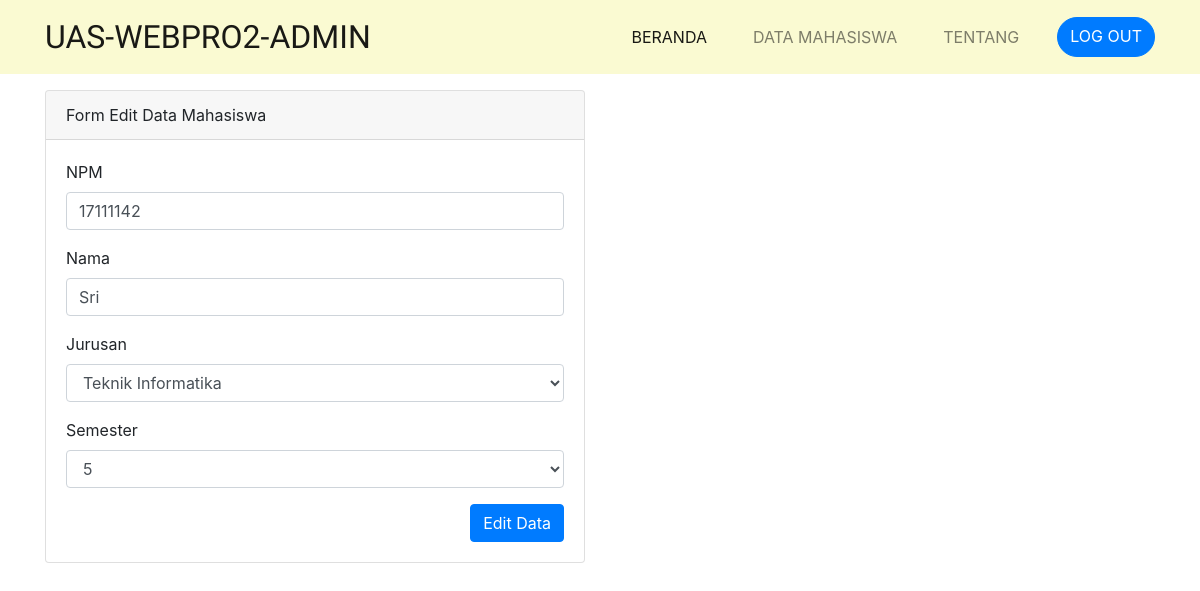
/admin/ubah/1, run on the app's committed database.
### tables this page shows
CREATE TABLE `data_mahasiswa` (
  `id` int(11) NOT NULL,
  `npm` int(12) NOT NULL,
  `nama` varchar(50) NOT NULL,
  `jurusan` varchar(50) NOT NULL,
  `semester` int(5) NOT NULL
);

### application/controllers/Admin.php (called while the page is built, shortened)
<?php
class Admin extends CI_Controller
{
	public function ubah($id)
	{
		$data['title'] = 'EDIT DATA MAHASISWA';
		$data['data_mahasiswa'] = $this->Mahasiswa_model->getMahasiswaById($id);
		$data['jurusan'] = ['Teknik Informatika', 'Teknik Industri', 'Desain Komunikasi Visual'];
		$data['semester'] = ['1', '2', '3', '4', '5', '6', '7', '8'];
		$this->form_validation->set_rules('npm', 'Npm', 'required|numeric', ['required' => 'NPM Harus Diisi', 'numeric' => 'NPM Harus Angka']);
		$this->form_validation->set_rules('nama', 'Nama', 'required', ['required' => 'Nama Harus Diisi']);
		if ($this->form_validation->run() == false) {
			$this->load->view('admin/headadm', $data);
			$this->load->view('admin/ubah', $data);
		} else {
			$this->Mahasiswa_model->ubahDataMahasiswa();
			$this->session->set_flashdata('flash', 'Diubah');
			redirect('admin');
		}
	}
}

### index.php (called while the page is built, shortened)
<?php
require_once BASEPATH.'core/CodeIgniter.php';

### application/models/Mahasiswa_model.php (called while the page is built, shortened)
<?php
class Mahasiswa_model extends CI_model{
	public function getMahasiswaById($id)
	{
		return $this->db->get_where('data_mahasiswa', ['id' => $id])->row_array();
	}
}

### application/views/admin/ubah.php (the view, shortened to what this page needs)
<div class="container">
	<div class="row mt-3">
		<div class="col-md-6">
		<div class="card">
			<div class="card-header">
				Form Edit Data Mahasiswa
			</div>
			<div class="card-body">
				<form action="" method="post">
				<div class="form-group">
					<label for="npm">NPM</label>
               <input type="text" maxlength="8" class="form-control" id="npm" name="npm" placeholder="Masukkan NPM" value="<?= $data_mahasiswa['npm']; ?>">
            </div>
            <div class="form-group">
					<label for="nama">Nama</label>
               <input type="text" class="form-control" id="nama" name="nama" placeholder="Masukkan Nama" value="<?= $data_mahasiswa['nama']; ?>">
            </div>
            <div class="form-group">
					<label for="jurusan">Jurusan</label>
						<select class="form-control" id="jurusan" name="jurusan">
						   <?php foreach($jurusan as $j) : ?>
							    	<?php if($j == $data_mahasiswa['jurusan']) :?>
							     		<option value="<?= $j; ?>" selected><?= $j; ?></option>
							     	<?php else : ?>
							      		<option value="<?= $j; ?>"><?= $j; ?></option>
							      <?php endif; ?>
							<?php endforeach; ?>
						</select>
				</div>
				<div class="form-group">
					<label for="semester">Semester</label>
						<select class="form-control" id="semester" name="semester">
						   <?php foreach($semester as $s) : ?>
							    	<?php if($s == $data_mahasiswa['semester']) :?>
							     		<option value="<?= $s; ?>" selected><?= $s; ?></option>
							     	<?php else : ?>
							      		<option value="<?= $s; ?>"><?= $s; ?></option>
							      <?php endif; ?>
							<?php endforeach; ?>
					</select>
				</div>
				<button type="submit" name="ubah" class="btn btn-primary float-right">Edit Data</button>
			</form>
			</div>
		</div>
		</div>
	</div>
</div>

### data on the page
data_mahasiswa: npm "17111142", nama "Sri", jurusan "Teknik Informatika", semester "5"
